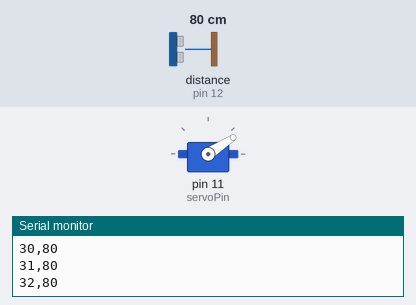
Simulated run of this sketch. Board: Arduino Uno, built with avr-gcc and run on an emulated ATmega328P. Shown: servo, the last lines printed to the serial monitor. Wiring (inferred from the names in the program): ultrasonic range finder: trigger pin 5; echo pin 12. The inputs (shaded band) are chosen by the test bench; at power-on: distance to the obstacle (sensor on pin 12) 80 cm. The echo pulse lasts 58.3 µs per cm.

Above: at 1.2 s.
1.3 s: distance to the obstacle (sensor on pin 12) set to 2 cm
At 1.74 s:
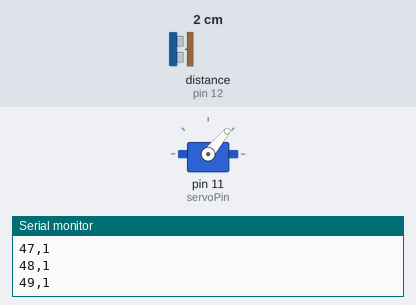
4.3 s: distance to the obstacle (sensor on pin 12) set to 60 cm
At 4.53 s:
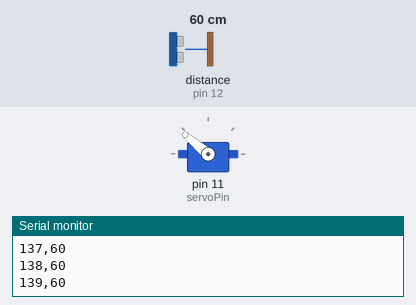
Timing chart, 0 to 13.3 s (numbered marks = the images above; inputs shaded):
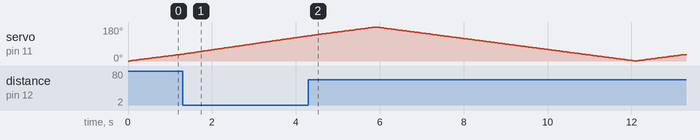

The sketch:

ArduinoCode.ino
```cpp
#define trigPin 5
#define echoPin 12
#define servoPin 11
#include <Servo.h>

unsigned long pulseTime;

Servo rotator;
const unsigned long maxPulseTime = 150;
const unsigned int dly = 30;

void setup() {
  // put your setup code here, to run once:
  Serial.begin(115200);//We have to stop using 9600 as default, it's slow.
  pinMode(servoPin, OUTPUT);
  pinMode(trigPin, OUTPUT);
  pinMode(echoPin, INPUT);
  rotator.attach(servoPin);
}

void loop() {
  // put your main code here, to run repeatedly:

  for(int rotation = 0;rotation<360;rotation++){
      //rotation = 90;
      //rotator.detach();
    if(rotation<=180){
      rotator.write(rotation);
    }else{
      rotator.write((360-rotation));
    }
    delay(dly);
    digitalWrite(trigPin,HIGH);
    delayMicroseconds(10);      //Datasheet says ATLEAT 10microseconds
    digitalWrite(trigPin,LOW);
    pulseTime = pulseIn(echoPin, HIGH, maxPulseTime*58);//max pulse time is 38ms (datasheet)
    if(pulseTime==0){
      pulseTime=maxPulseTime*58;//pulsetime /58 = cm
    }
    Serial.print(rotation);
    Serial.print(",");
    Serial.print(pulseTime/58);
    Serial.print('\n');
    //delay(dly);
  }
}

//Datasheet:
/*distance = (high level time×velocity of sound (340M/S) / 2
Working Voltage DC 5 V
Working Current 15mA
Working Frequency 40Hz
Max Range 4m
Min Range 2cm
MeasuringAngle 15 degree
Trigger Input Signal 10uS TTL pulse
Echo Output Signal Input TTL lever signal and the range in
proportion
Dimension 45*20*15mm
 */
```
